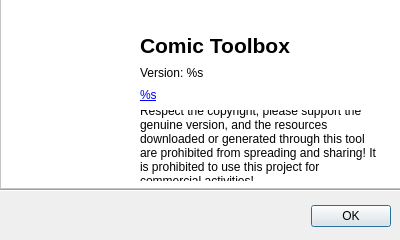
<?xml version="1.0" encoding="UTF-8"?>
<ui version="4.0">
 <class>MainWindow</class>
 <widget class="QDialog" name="MainWindow">
  <property name="windowModality">
   <enum>Qt::ApplicationModal</enum>
  </property>
  <property name="geometry">
   <rect>
    <x>0</x>
    <y>0</y>
    <width>400</width>
    <height>240</height>
   </rect>
  </property>
  <property name="sizePolicy">
   <sizepolicy hsizetype="Fixed" vsizetype="Fixed">
    <horstretch>0</horstretch>
    <verstretch>0</verstretch>
   </sizepolicy>
  </property>
  <property name="minimumSize">
   <size>
    <width>400</width>
    <height>240</height>
   </size>
  </property>
  <property name="maximumSize">
   <size>
    <width>400</width>
    <height>240</height>
   </size>
  </property>
  <property name="windowTitle">
   <string>About Comic Toolbox</string>
  </property>
  <property name="windowIcon">
   <iconset resource="resources.qrc">
    <normaloff>:/icon/main_icon</normaloff>:/icon/main_icon</iconset>
  </property>
  <property name="modal">
   <bool>true</bool>
  </property>
  <widget class="QDialogButtonBox" name="buttonBox">
   <property name="geometry">
    <rect>
     <x>0</x>
     <y>200</y>
     <width>391</width>
     <height>32</height>
    </rect>
   </property>
   <property name="orientation">
    <enum>Qt::Horizontal</enum>
   </property>
   <property name="standardButtons">
    <set>QDialogButtonBox::Ok</set>
   </property>
  </widget>
  <widget class="QFrame" name="frame">
   <property name="geometry">
    <rect>
     <x>0</x>
     <y>-10</y>
     <width>401</width>
     <height>199</height>
    </rect>
   </property>
   <property name="autoFillBackground">
    <bool>false</bool>
   </property>
   <property name="styleSheet">
    <string notr="true">background: rgb(255, 255, 255)</string>
   </property>
   <property name="frameShape">
    <enum>QFrame::StyledPanel</enum>
   </property>
   <property name="frameShadow">
    <enum>QFrame::Raised</enum>
   </property>
   <widget class="QLabel" name="lbl_icon">
    <property name="geometry">
     <rect>
      <x>30</x>
      <y>60</y>
      <width>81</width>
      <height>81</height>
     </rect>
    </property>
    <property name="text">
     <string/>
    </property>
    <property name="pixmap">
     <pixmap resource="resources.qrc">:/icon/main_icon</pixmap>
    </property>
    <property name="scaledContents">
     <bool>true</bool>
    </property>
   </widget>
   <widget class="QLabel" name="lbl_title">
    <property name="geometry">
     <rect>
      <x>140</x>
      <y>40</y>
      <width>221</width>
      <height>31</height>
     </rect>
    </property>
    <property name="font">
     <font>
      <family>Arial</family>
      <pointsize>16</pointsize>
      <weight>75</weight>
      <bold>true</bold>
     </font>
    </property>
    <property name="text">
     <string>Comic Toolbox</string>
    </property>
   </widget>
   <widget class="QLabel" name="lbl_version">
    <property name="geometry">
     <rect>
      <x>140</x>
      <y>75</y>
      <width>221</width>
      <height>16</height>
     </rect>
    </property>
    <property name="text">
     <string>Version: %s</string>
    </property>
   </widget>
   <widget class="QPushButton" name="btn_app_link">
    <property name="geometry">
     <rect>
      <x>140</x>
      <y>93</y>
      <width>221</width>
      <height>23</height>
     </rect>
    </property>
    <property name="cursor">
     <cursorShape>PointingHandCursor</cursorShape>
    </property>
    <property name="layoutDirection">
     <enum>Qt::LeftToRight</enum>
    </property>
    <property name="styleSheet">
     <string notr="true">text-align: left;
border: none;
color: #0000FF;
text-decoration: underline;</string>
    </property>
    <property name="text">
     <string>%s</string>
    </property>
    <property name="flat">
     <bool>true</bool>
    </property>
   </widget>
   <widget class="QLabel" name="label">
    <property name="geometry">
     <rect>
      <x>140</x>
      <y>120</y>
      <width>241</width>
      <height>71</height>
     </rect>
    </property>
    <property name="font">
     <font>
      <pointsize>9</pointsize>
     </font>
    </property>
    <property name="text">
     <string>Respect the copyright, please support the genuine version, and the resources downloaded or generated through this tool are prohibited from spreading and sharing! It is prohibited to use this project for commercial activities!</string>
    </property>
    <property name="textFormat">
     <enum>Qt::PlainText</enum>
    </property>
    <property name="scaledContents">
     <bool>false</bool>
    </property>
    <property name="wordWrap">
     <bool>true</bool>
    </property>
   </widget>
  </widget>
  <widget class="Line" name="line">
   <property name="geometry">
    <rect>
     <x>0</x>
     <y>180</y>
     <width>401</width>
     <height>20</height>
    </rect>
   </property>
   <property name="orientation">
    <enum>Qt::Horizontal</enum>
   </property>
  </widget>
  <zorder>buttonBox</zorder>
  <zorder>line</zorder>
  <zorder>frame</zorder>
 </widget>
 <resources>
  <include location="resources.qrc"/>
 </resources>
 <connections>
  <connection>
   <sender>buttonBox</sender>
   <signal>accepted()</signal>
   <receiver>MainWindow</receiver>
   <slot>accept()</slot>
   <hints>
    <hint type="sourcelabel">
     <x>248</x>
     <y>254</y>
    </hint>
    <hint type="destinationlabel">
     <x>157</x>
     <y>274</y>
    </hint>
   </hints>
  </connection>
  <connection>
   <sender>buttonBox</sender>
   <signal>rejected()</signal>
   <receiver>MainWindow</receiver>
   <slot>reject()</slot>
   <hints>
    <hint type="sourcelabel">
     <x>316</x>
     <y>260</y>
    </hint>
    <hint type="destinationlabel">
     <x>286</x>
     <y>274</y>
    </hint>
   </hints>
  </connection>
 </connections>
</ui>
